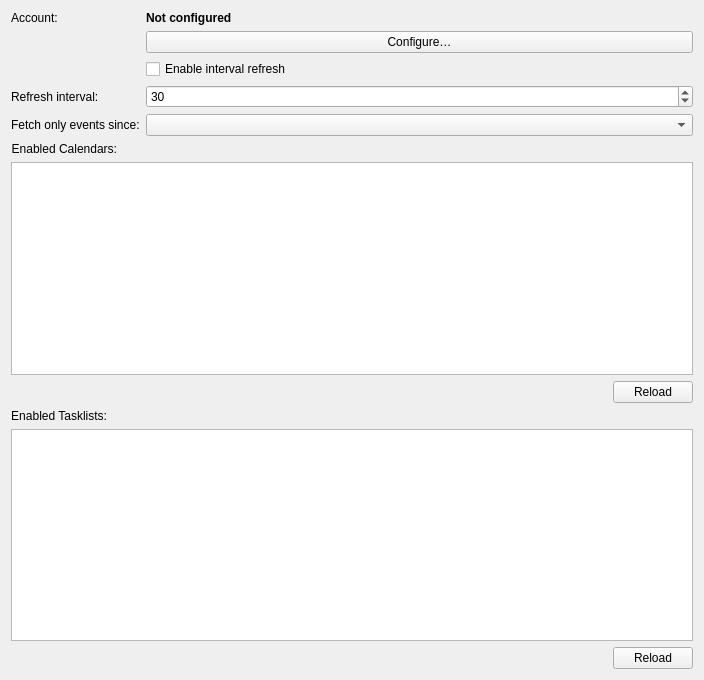
<?xml version="1.0" encoding="UTF-8"?>
<ui version="4.0">
 <class>GoogleSettingsWidget</class>
 <widget class="QWidget" name="GoogleSettingsDialog">
  <property name="geometry">
   <rect>
    <x>0</x>
    <y>0</y>
    <width>704</width>
    <height>680</height>
   </rect>
  </property>
  <property name="minimumSize">
   <size>
    <width>500</width>
    <height>300</height>
   </size>
  </property>
  <layout class="QFormLayout" name="verticalLayout_2">
   <item row="0" column="0">
    <widget class="QLabel" name="accountTextLabel">
     <property name="text">
      <string>Account:</string>
     </property>
    </widget>
   </item>
   <item row="0" column="1">
    <widget class="QLabel" name="accountLabel">
     <property name="text">
      <string>&lt;b&gt;Not configured&lt;/b&gt;</string>
     </property>
    </widget>
   </item>
   <item row="1" column="1">
    <widget class="QPushButton" name="configureBtn">
     <property name="icon">
      <iconset theme="configure">
       <normaloff/>
      </iconset>
     </property>
     <property name="text">
      <string>Configure…</string>
     </property>
    </widget>
   </item>
   <item row="2" column="1">
    <widget class="QCheckBox" name="enableRefresh">
     <property name="text">
      <string>Enable interval refresh</string>
     </property>
    </widget>
   </item>
   <item row="3" column="0">
    <widget class="QLabel" name="refreshLabel">
     <property name="text">
      <string>Refresh interval:</string>
     </property>
     <property name="buddy">
      <cstring>refreshSpinBox</cstring>
     </property>
    </widget>
   </item>
   <item row="3" column="1">
    <widget class="KPluralHandlingSpinBox" name="refreshSpinBox">
     <property name="minimum">
      <number>10</number>
     </property>
     <property name="maximum">
      <number>720</number>
     </property>
     <property name="value">
      <number>30</number>
     </property>
    </widget>
   </item>
   <item row="4" column="0">
    <widget class="QLabel" name="eventsLimitLabel">
     <property name="text">
      <string>Fetch only events since:</string>
     </property>
     <property name="buddy">
      <cstring>eventsLimitCombo</cstring>
     </property>
    </widget>
   </item>
   <item row="4" column="1">
    <widget class="KDateComboBox" name="eventsLimitCombo"/>
   </item>
   <item row="5" column="0">
    <widget class="QLabel" name="calendarsLabel">
     <property name="text">
      <string>Enabled Calendars:</string>
     </property>
     <property name="alignment">
      <set>Qt::AlignLeft|Qt::AlignTrailing|Qt::AlignVCenter</set>
     </property>
     <property name="buddy">
      <cstring>calendarsList</cstring>
     </property>
    </widget>
   </item>
   <item row="6" column="0" colspan="2">
    <widget class="QListWidget" name="calendarsList"/>
   </item>
   <item row="7" column="1">
    <layout class="QHBoxLayout">
     <item>
      <spacer name="horizontalSpacer">
       <property name="orientation">
        <enum>Qt::Horizontal</enum>
       </property>
       <property name="sizeHint" stdset="0">
        <size>
         <width>40</width>
         <height>20</height>
        </size>
       </property>
      </spacer>
     </item>
     <item>
      <widget class="QPushButton" name="reloadCalendarsBtn">
       <property name="text">
        <string>Reload</string>
       </property>
       <property name="icon">
	       <iconset theme="view-refresh"/>
       </property>
      </widget>
     </item>
    </layout>
   </item>
   <item row="8" column="0">
    <widget class="QLabel" name="taskListsLabel">
     <property name="text">
      <string>Enabled Tasklists:</string>
     </property>
     <property name="alignment">
      <set>Qt::AlignLeft|Qt::AlignTrailing|Qt::AlignVCenter</set>
     </property>
     <property name="buddy">
      <cstring>taskListsList</cstring>
     </property>
    </widget>
   </item>
   <item row="9" column="0" colspan="2">
    <widget class="QListWidget" name="taskListsList"/>
   </item>
   <item row="10" column="1">
    <layout class="QHBoxLayout">
     <item>
      <spacer name="horizontalSpacer1">
       <property name="orientation">
        <enum>Qt::Horizontal</enum>
       </property>
       <property name="sizeHint" stdset="0">
        <size>
         <width>40</width>
         <height>20</height>
        </size>
       </property>
      </spacer>
     </item>
     <item>
      <widget class="QPushButton" name="reloadTaskListsBtn">
       <property name="text">
        <string>Reload</string>
       </property>
       <property name="icon">
	       <iconset theme="view-refresh"/>
       </property>
      </widget>
     </item>
    </layout>
   </item>
  </layout>
 </widget>
 <customwidgets>
  <customwidget>
   <class>KPluralHandlingSpinBox</class>
   <extends>QSpinBox</extends>
   <header>kpluralhandlingspinbox.h</header>
  </customwidget>
  <customwidget>
   <class>KDateComboBox</class>
   <extends>QComboBox</extends>
   <header>kdatecombobox.h</header>
  </customwidget>
 </customwidgets>
 <resources/>
 <connections>
  <connection>
   <sender>enableRefresh</sender>
   <signal>toggled(bool)</signal>
   <receiver>refreshSpinBox</receiver>
   <slot>setEnabled(bool)</slot>
   <hints>
    <hint type="sourcelabel">
     <x>182</x>
     <y>99</y>
    </hint>
    <hint type="destinationlabel">
     <x>312</x>
     <y>128</y>
    </hint>
   </hints>
  </connection>
 </connections>
</ui>
